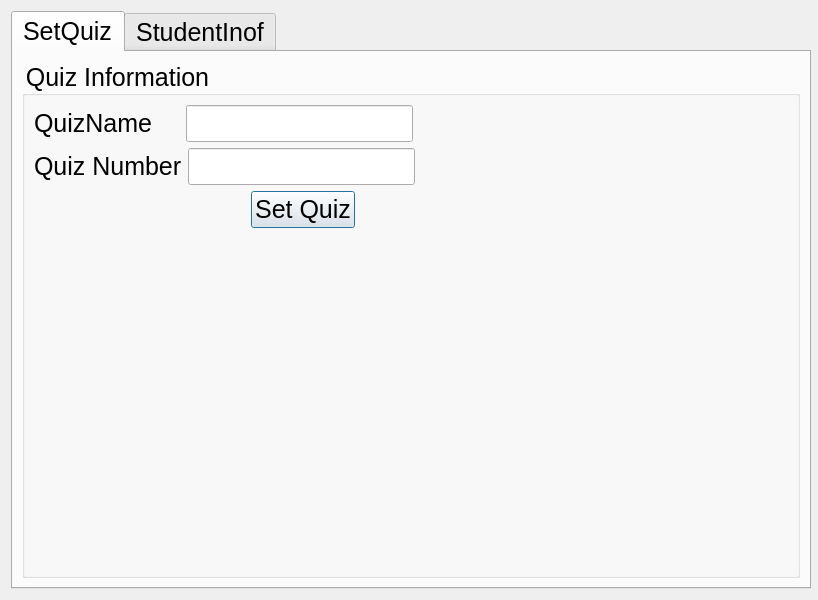
<?xml version="1.0" encoding="UTF-8"?>
<ui version="4.0">
 <class>teacherClass</class>
 <widget class="QDialog" name="teacherClass">
  <property name="enabled">
   <bool>true</bool>
  </property>
  <property name="geometry">
   <rect>
    <x>0</x>
    <y>0</y>
    <width>818</width>
    <height>600</height>
   </rect>
  </property>
  <property name="minimumSize">
   <size>
    <width>400</width>
    <height>300</height>
   </size>
  </property>
  <property name="windowTitle">
   <string>Dialog</string>
  </property>
  <property name="styleSheet">
   <string notr="true">*{
font:25px;
}</string>
  </property>
  <layout class="QVBoxLayout" name="verticalLayout_2">
   <item>
    <widget class="QTabWidget" name="tabWidget">
     <property name="minimumSize">
      <size>
       <width>800</width>
       <height>0</height>
      </size>
     </property>
     <property name="currentIndex">
      <number>0</number>
     </property>
     <widget class="QWidget" name="tab">
      <attribute name="title">
       <string>SetQuiz</string>
      </attribute>
      <layout class="QVBoxLayout" name="verticalLayout_4">
       <item>
        <widget class="QGroupBox" name="groupBox">
         <property name="title">
          <string>Quiz Information</string>
         </property>
         <layout class="QVBoxLayout" name="verticalLayout">
          <item>
           <layout class="QHBoxLayout" name="horizontalLayout_5">
            <item>
             <layout class="QHBoxLayout" name="horizontalLayout_2">
              <item>
               <widget class="QLabel" name="label">
                <property name="text">
                 <string>QuizName    </string>
                </property>
               </widget>
              </item>
              <item>
               <widget class="QLineEdit" name="quizNamelineEdit"/>
              </item>
             </layout>
            </item>
            <item>
             <spacer name="horizontalSpacer">
              <property name="orientation">
               <enum>Qt::Horizontal</enum>
              </property>
              <property name="sizeHint" stdset="0">
               <size>
                <width>40</width>
                <height>20</height>
               </size>
              </property>
             </spacer>
            </item>
           </layout>
          </item>
          <item>
           <layout class="QHBoxLayout" name="horizontalLayout_4">
            <item>
             <layout class="QHBoxLayout" name="horizontalLayout_3">
              <item>
               <widget class="QLabel" name="label_2">
                <property name="text">
                 <string>Quiz Number</string>
                </property>
               </widget>
              </item>
              <item>
               <widget class="QLineEdit" name="quizNumlineEdit"/>
              </item>
             </layout>
            </item>
            <item>
             <spacer name="horizontalSpacer_2">
              <property name="orientation">
               <enum>Qt::Horizontal</enum>
              </property>
              <property name="sizeHint" stdset="0">
               <size>
                <width>40</width>
                <height>20</height>
               </size>
              </property>
             </spacer>
            </item>
           </layout>
          </item>
          <item>
           <layout class="QHBoxLayout" name="horizontalLayout">
            <item>
             <spacer name="horizontalSpacer_4">
              <property name="orientation">
               <enum>Qt::Horizontal</enum>
              </property>
              <property name="sizeHint" stdset="0">
               <size>
                <width>40</width>
                <height>20</height>
               </size>
              </property>
             </spacer>
            </item>
            <item>
             <widget class="QPushButton" name="pushButton">
              <property name="text">
               <string>Set Quiz</string>
              </property>
             </widget>
            </item>
            <item>
             <spacer name="horizontalSpacer_5">
              <property name="orientation">
               <enum>Qt::Horizontal</enum>
              </property>
              <property name="sizeHint" stdset="0">
               <size>
                <width>40</width>
                <height>20</height>
               </size>
              </property>
             </spacer>
            </item>
            <item>
             <spacer name="horizontalSpacer_3">
              <property name="orientation">
               <enum>Qt::Horizontal</enum>
              </property>
              <property name="sizeHint" stdset="0">
               <size>
                <width>40</width>
                <height>20</height>
               </size>
              </property>
             </spacer>
            </item>
           </layout>
          </item>
          <item>
           <spacer name="verticalSpacer">
            <property name="orientation">
             <enum>Qt::Vertical</enum>
            </property>
            <property name="sizeHint" stdset="0">
             <size>
              <width>20</width>
              <height>40</height>
             </size>
            </property>
           </spacer>
          </item>
         </layout>
        </widget>
       </item>
      </layout>
     </widget>
     <widget class="QWidget" name="tab_3">
      <attribute name="title">
       <string>StudentInof</string>
      </attribute>
      <layout class="QVBoxLayout" name="verticalLayout_3">
       <item>
        <widget class="QTableView" name="tableView"/>
       </item>
      </layout>
     </widget>
    </widget>
   </item>
  </layout>
 </widget>
 <resources/>
 <connections/>
</ui>
